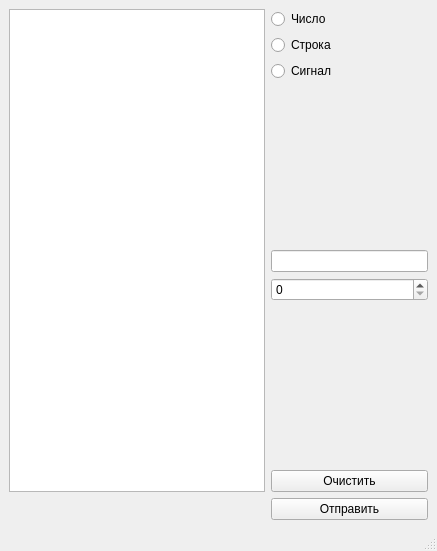
<?xml version="1.0" encoding="UTF-8"?>
<ui version="4.0">
 <class>MainWindow</class>
 <widget class="QMainWindow" name="MainWindow">
  <property name="geometry">
   <rect>
    <x>0</x>
    <y>0</y>
    <width>437</width>
    <height>551</height>
   </rect>
  </property>
  <property name="windowTitle">
   <string>MainWindow</string>
  </property>
  <widget class="QWidget" name="centralwidget">
   <layout class="QGridLayout" name="gridLayout">
    <item row="1" column="1">
     <widget class="QRadioButton" name="rb_sendstr">
      <property name="text">
       <string>Строка</string>
      </property>
     </widget>
    </item>
    <item row="4" column="1">
     <widget class="QLineEdit" name="le_str"/>
    </item>
    <item row="8" column="1">
     <widget class="QPushButton" name="pb_sendSignal">
      <property name="text">
       <string>Отправить</string>
      </property>
     </widget>
    </item>
    <item row="2" column="1">
     <widget class="QRadioButton" name="rb_sendsig">
      <property name="text">
       <string>Сигнал</string>
      </property>
     </widget>
    </item>
    <item row="3" column="1">
     <spacer name="verticalSpacer">
      <property name="orientation">
       <enum>Qt::Orientation::Vertical</enum>
      </property>
      <property name="sizeHint" stdset="0">
       <size>
        <width>20</width>
        <height>40</height>
       </size>
      </property>
     </spacer>
    </item>
    <item row="0" column="1">
     <widget class="QRadioButton" name="rb_sendNum">
      <property name="text">
       <string>Число</string>
      </property>
     </widget>
    </item>
    <item row="5" column="1">
     <widget class="QSpinBox" name="spB_num"/>
    </item>
    <item row="7" column="1">
     <widget class="QPushButton" name="pb_clear">
      <property name="text">
       <string>Очистить</string>
      </property>
     </widget>
    </item>
    <item row="6" column="1">
     <spacer name="verticalSpacer_2">
      <property name="orientation">
       <enum>Qt::Orientation::Vertical</enum>
      </property>
      <property name="sizeHint" stdset="0">
       <size>
        <width>20</width>
        <height>40</height>
       </size>
      </property>
     </spacer>
    </item>
    <item row="0" column="0" rowspan="8">
     <widget class="QTextBrowser" name="tb_result"/>
    </item>
   </layout>
  </widget>
  <widget class="QMenuBar" name="menubar">
   <property name="geometry">
    <rect>
     <x>0</x>
     <y>0</y>
     <width>437</width>
     <height>21</height>
    </rect>
   </property>
  </widget>
  <widget class="QStatusBar" name="statusbar"/>
 </widget>
 <resources/>
 <connections/>
</ui>
